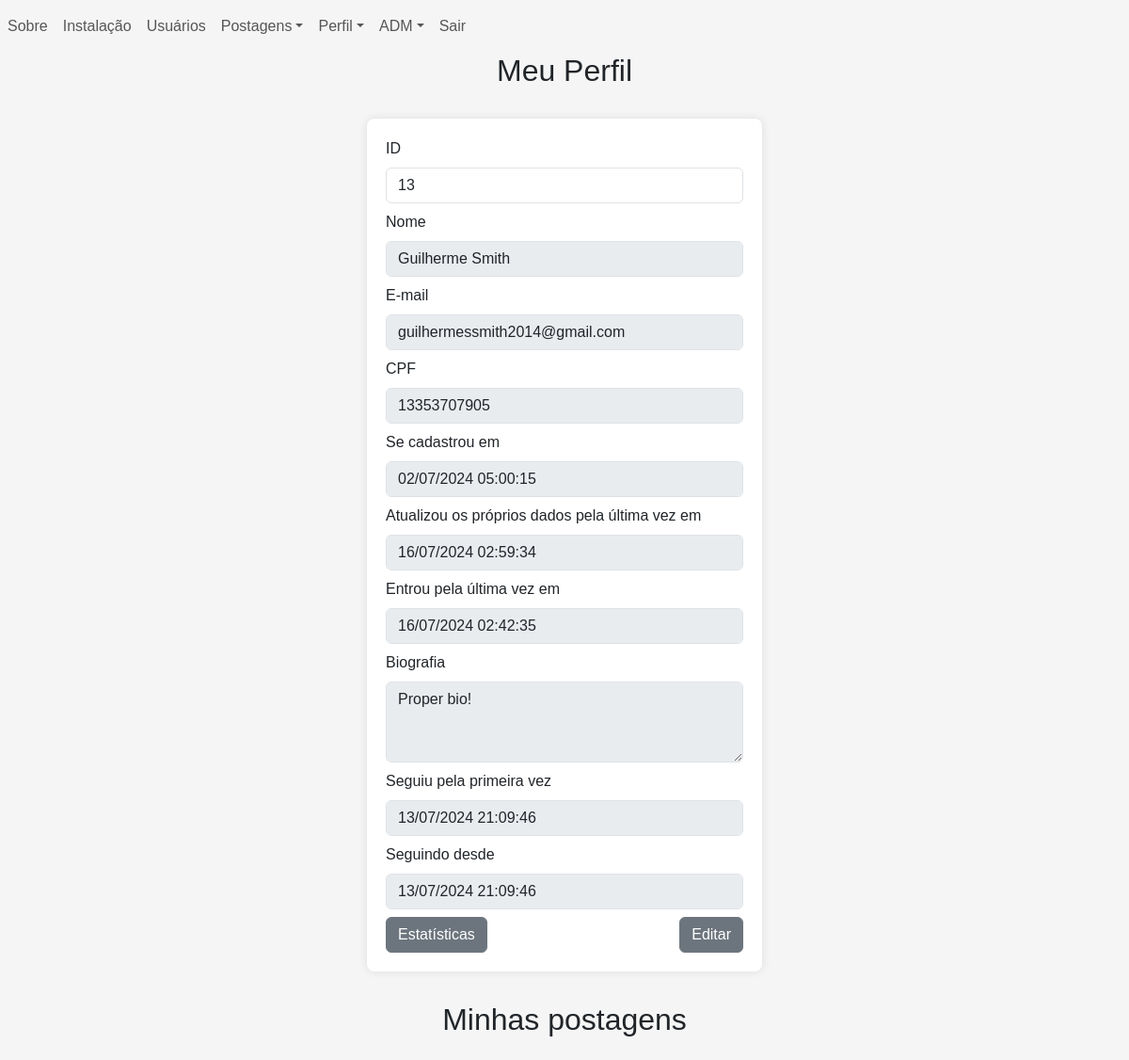
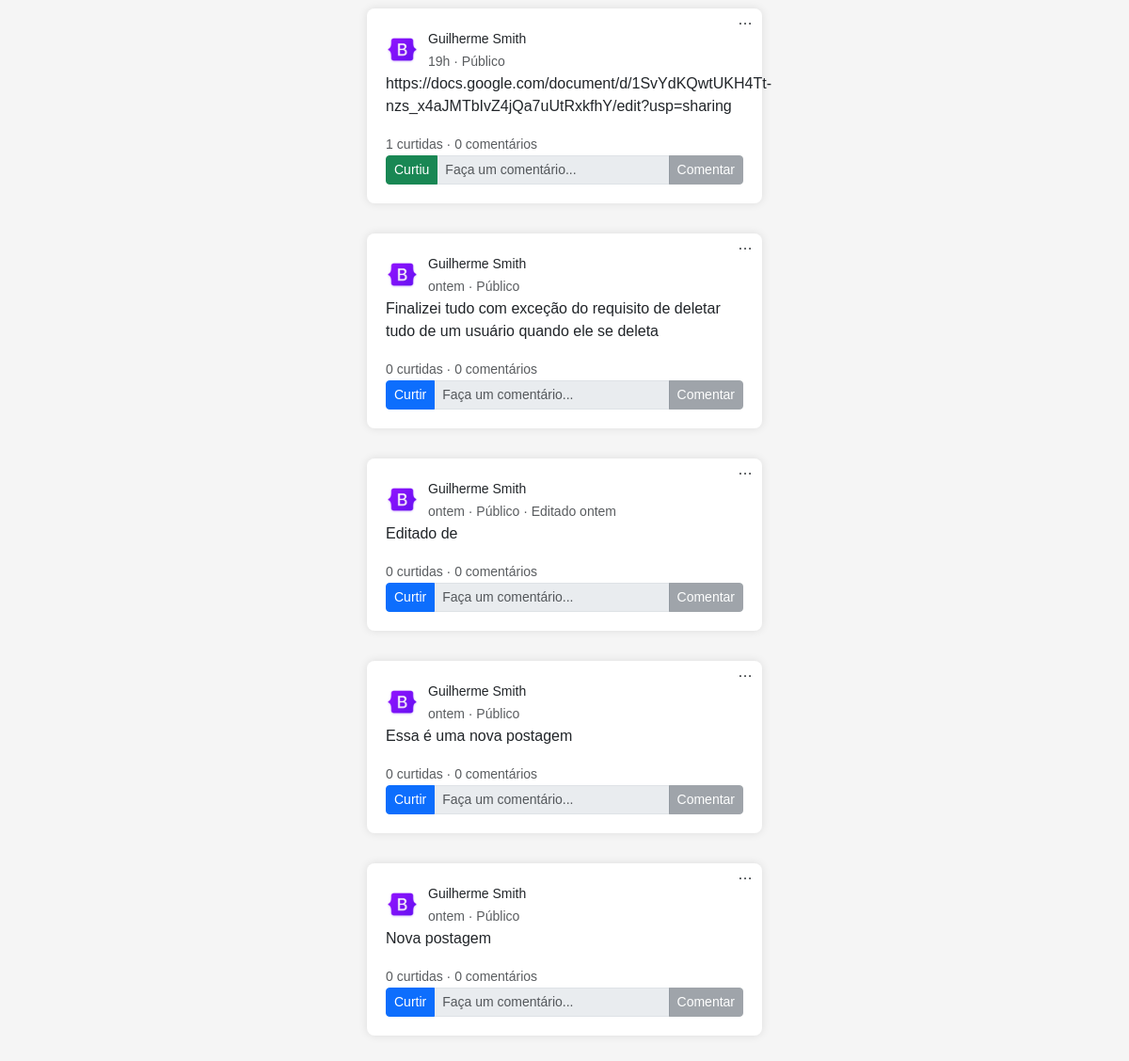
/users/profile.php (signed in), run on an earlier commit of the app's database (2 pictures, top to bottom).
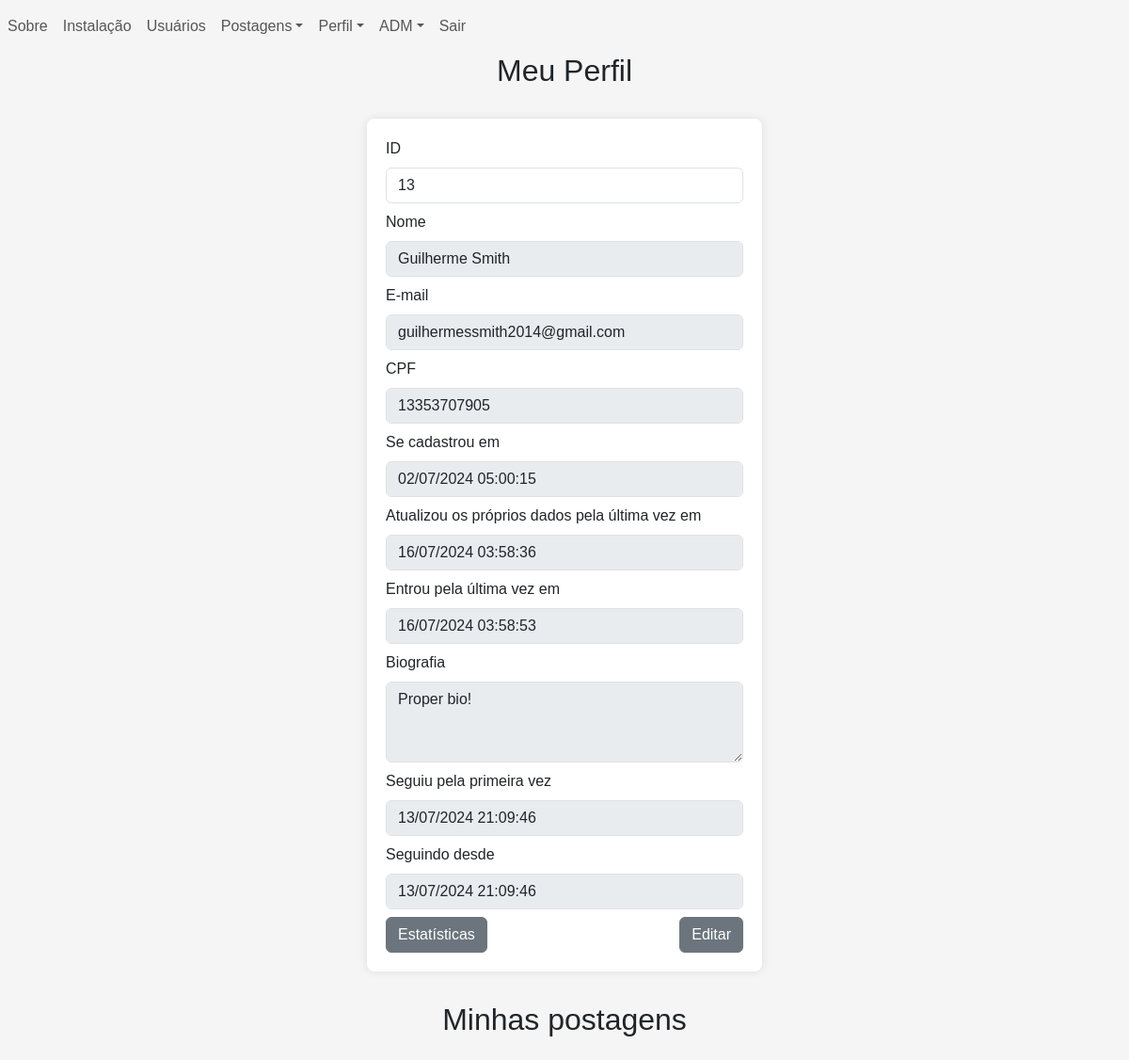
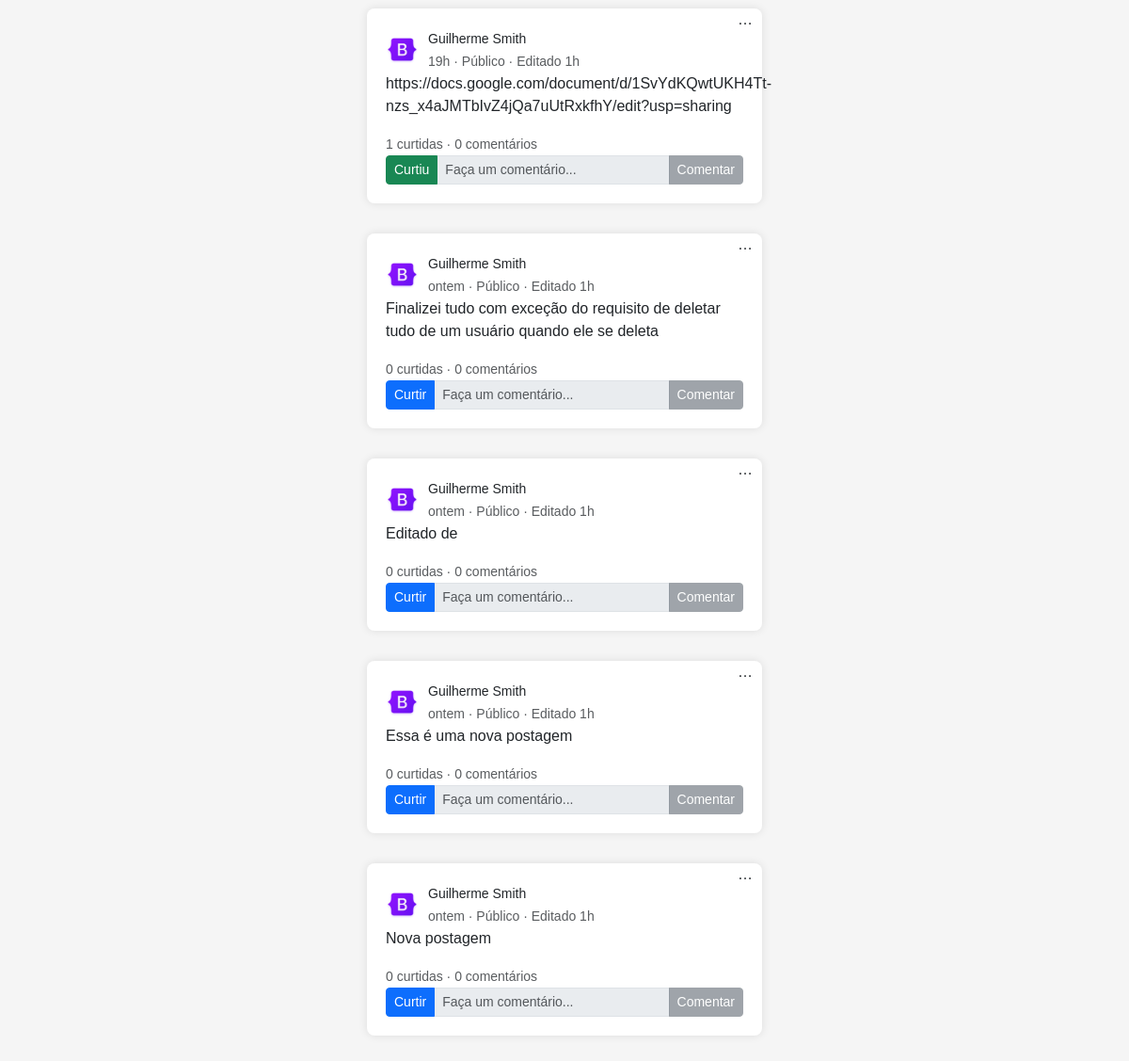
And on a later commit of the database (2 pictures, top to bottom).
### tables this page shows
CREATE TABLE posts (
    id INTEGER PRIMARY KEY AUTOINCREMENT,
    id_user INTEGER NOT NULL,
    text VARCHAR(100) NOT NULL,
    image_src VARCHAR(100),
    created_at TIMESTAMP DEFAULT CURRENT_TIMESTAMP,
    updated_at TIMESTAMP,
    total_comments INTEGER DEFAULT 0,
    total_likes INTEGER DEFAULT 0,
    FOREIGN KEY (id_user) REFERENCES users(id)
);

CREATE TABLE users (
    id INTEGER PRIMARY KEY AUTOINCREMENT,
    username VARCHAR(255) NOT NULL,
    email VARCHAR(255) NOT NULL UNIQUE,
    cpf VARCHAR(11) NOT NULL UNIQUE,
    created_at DATETIME DEFAULT CURRENT_TIMESTAMP,
    updated_at DATETIME
, pass VARCHAR(255) NOT NULL, bio VARCHAR(100), logged_at TIMESTAMP, adm boolean DEFAULT false);

### src/back/config.php (called while the page is built, shortened)
<?php
    function get_posts(array $array = [], $single = false){
        $db = db_conn();
        $se_SQL = "SELECT * FROM post";
        if (!empty($array)) {
            $se_SQL .= " WHERE ";
            $conditions = [];
            foreach ($array as $col => $values) {
                $value_parts = explode(',',$values);
                foreach ($value_parts as $value) {
                    $marks[] = "$col LIKE ?";
                }
                $conditions[] = implode(" OR ",$marks);
            }
            $se_SQL .= implode(" AND ",$conditions);
        }
        $se_query = $db->prepare($se_SQL);
        if (!empty($array)) {
            $i = 1;
            foreach ($array as $col => $value) {
                foreach ($value_parts as $value) {
                    $se_query->bindValue($i,"%".trim(ucfirst($value))."%",SQLITE3_TEXT);
                    $i++;
                }
            }
        }
        $se_result = $se_query->execute();
        $posts = [];
        while ($row = $se_result->fetchArray(SQLITE3_ASSOC)) {
            $row['options'] = [
                ['text' => 'Visualizar','path' => POSTS_LINK.'crud/view_post.php']
            ];
            if (logged()) {
                if ($row['id_user'] == $_SESSION['user']['id']) {
                    $row['options'][] = ['text' => 'Editar','path' => POSTS_LINK.'crud/edit_post.php'];
                    $row['options'][] = ['text' => 'Deletar','path' => POSTS_LINK.'crud/delete_post.php'];
                }
                if ($db->querySingle("SELECT created_at FROM post_likes WHERE id_user = ".$_SESSION['user']['id']." AND id_post = ".$row['id']) == null) {
                    $row['liked'] = false;
                }else{
                    $row['liked'] = true;
                }
            }else{
                $row['liked'] = false;
            }
            $row['posted_at'] = time_ago($row['created_at']);
            $posts[] = $row;
        }
        return $single ? $posts[0] : $posts;
    }
    function time_ago($datetime) {
        $now = new DateTime('now', new DateTimeZone('America/Sao_Paulo'));
        $post_time = new DateTime($datetime, new DateTimeZone('UTC'));
        $post_time->setTimezone(new DateTimeZone('America/Sao_Paulo'));
        $interval = $now->diff($post_time);
        $hours = $interval->h;
        $days = $interval->d;
        $weeks = floor($interval->days / 7);
        $months = $interval->m + ($interval->y * 12);
        $years = $interval->y;
        if ($days > 0) {
            return $days == 1 ? "ontem" : "$days dias";
        }
        if ($hours > 0) {
            return $hours."h";
        }
        return "Agora";
    }
    function format_date($date_string){
        return $date_string != null ? date('d/m/Y H:i:s',strtotime($date_string)) : "";
    }
    function logged(){
        return isset($_SESSION['user']);
    }
    function db_conn(){
        $db = new SQLite3(SRC_URL.'back/database.sqlite',SQLITE3_OPEN_READWRITE);
        return $db;
    }
    function get_users(array $array = [], $single = false){
        $db = db_conn();
        $se_SQL = "SELECT * FROM users";
        if (!empty($array)) {
            $se_SQL .= " WHERE ";
            $conditions = [];
            foreach ($array as $col => $values) {
                if (!empty($values)) {
                    $value_parts = explode(',',$values);
                    foreach ($value_parts as $value) {
                        $marks[] = str_contains($col,"id") ? "$col = ?" : "$col LIKE ?";
                    }
                    $conditions[] = implode(" OR ",$marks);
                }
            }
            $se_SQL .= implode(" AND ",$conditions);
        }
        $se_query = $db->prepare($se_SQL);
        if (!empty($array)) {
            $i = 1;
            foreach ($array as $col => $value) {
                if (!empty($value)) {
                    foreach ($value_parts as $value) {
                        if (str_contains($col,"id")) {
                            $se_query->bindValue($i,trim($value),SQLITE3_INTEGER);
                        }else{
                            $se_query->bindValue($i,"%".trim(ucfirst($value))."%",SQLITE3_TEXT);
                        }
                        $i++;
                    }
                }
            }
        }
        $se_result = $se_query->execute();
        $users = [];
        while ($row = $se_result->fetchArray(SQLITE3_ASSOC)) {
            if (logged()) {
                $users_follow = $db->querySingle("SELECT * FROM users_follow WHERE id_user_follower = ".$_SESSION['user']['id']." AND id_user_followed = ".$row['id'], true);
                if (!empty($users_follow) && $users_follow['active'] == 1) {
                    $row['following'] = true;
                    $row['followed_first_at'] = format_date($users_follow['created_at']);
                    $row['following_since'] = $users_follow['updated_at'] == null ? format_date($users_follow['created_at']) : format_date($users_follow['updated_at']);
                }else{
                    $row['following'] = false;
                    $row['followed_first_at'] = "";
                    $row['following_since'] = "";
                }
            }else{
                $row['following'] = false;
                $row['followed_first_at'] = "";
                $row['following_since'] = "";
            }
            $users[] = $row;
        }
        return $single ? $users[0] : $users;
    }
?>

### users/profile.php (the view, shortened to what the changed rows need)
<?php
    require "../src/back/config.php";
    if (isset($_GET['id']) && is_numeric($_GET['id']) && $_GET['id'] > 0) {
        $id = $_GET['id'];
        $self = logged() && $_SESSION['user']['id'] == $id ? true : false;
    }else{
        $id = $_SESSION['user']['id'];
        $self = true;
    }
    $profile = get_users(['id' => $id],true);
    $cols = ['id_user' => $profile['id']];
    $posts = get_posts($cols);
?>
<!DOCTYPE html>
<html lang="en">
    <head>
        <?php require SRC_URL."front/head.php" ?>
    </head>
    <body>
        <?php require SRC_URL."front/navbar.php" ?>
        <div class = "text-center">
            <h2>
                <?php
                    if ($self) {
                        echo "Meu Perfil";
                    }else{
                        echo "Perfil de ".explode(" ",$profile['username'])[0];
                    }
                ?>
            </h2>
        </div>
        <form class = "container form-container" action="follow_user.php?redirect_url=<?php echo $_SERVER['REQUEST_URI'] ?>" method="POST" autocomplete = 'off'  >
            <?php
                echo set_form_input('ID','id',$profile['id'],['readonly' => true]);
                echo set_form_input('Atualizou os próprios dados pela última vez em','updated_at',format_date($profile['updated_at']),['disabled' => true]);
                echo set_form_input('Entrou pela última vez em','logged_at',format_date($profile['logged_at']),['disabled' => true]);
            ?>
        </form>
        <section>
            <div class = 'text-center' style = "display: <?php echo empty($posts) ? 'none' : 'block' ?>">
                <h2>
                    <?php
                        if ($self) {
                            echo "Minhas postagens";
                        }else{
                            echo "Postagens de ".explode(" ",$profile['username'])[0];
                        }
                    ?>
                </h2>
            </div>
            <?php
                if (!empty($posts)) {
                    foreach ($posts as $post) {
                        echo set_post_form($post);
                    }
                }
            ?>
        </section>
    </body>
</html>

### src/front/navbar.php (shortened to what the changed rows need)
<?php
  function set_post_options_dropdown($postId, $options) {
    if (!empty($options)) {
      $element = "<div class='dropdown post-options'>";
      $element .= "<span class=' dropdown-toggle' id='postOptionsDropdown$postId' data-toggle='dropdown' aria-haspopup='true' aria-expanded='false'>&#x2026;</span>";
      $element .= "<div class='dropdown-menu' aria-labelledby='postOptionsDropdown$postId'>";
      foreach ($options as $option) {
        $element .= "<a class='dropdown-item' href='{$option['path']}?id=$postId'>{$option['text']}</a>";
      }
      $element .= "</div>";
      $element .= "</div>";
    }else{
      $element = "";
    }
    return $element;
  }
  function set_form_input($label,$column,$value,$options = []){
    $input = "<div class = 'form-group'>";
    $input .= "<label for = '$column-input' class = 'form-label'>$label</label>";
    $input .= "<input type = 'text' id = '$column-input' name = '$column' class = 'form-control' value = '$value' ";
    $input .= isset($options['readonly']) ? " readonly " : "";
    $input .= isset($options['disabled']) ? " disabled " : "";
    $input .= isset($options['required']) ? " required " : "";
    $input .= ">";
    $input .= "</div>";
    return $input;
  }
  function set_post_form ($post = []){
    $form = "<form class = 'container form-container' action = 'comment.php' method = 'POST' autocomplete = 'off' id = 'post-".$post['id']."' >";
    $id_input = "<input type = 'hidden' name = 'id' value = '".$post['id']."' >";
    $user_info = "<div class = 'user-info'>";
    $user_info .= "<img src = '".MEDIA_LINK."bootstrap.png' alt = ''>";
    $user_info .= "<div>";
    $user_info .= "<small class = 'text-bold'>".$post['username']."</small>";
    $user_info .= "<br>";
    $user_info .= "<small class = 'text-muted'>".$post['posted_at']." &middot; Público";
    $user_info .= is_null($post['updated_at']) ? "" : " &middot; Editado ".time_ago($post['updated_at']);
    $user_info .= "</small>";
    $user_info .= "</div>";
    $user_info .= "</div>";
    $options = set_post_options_dropdown($post['id'],$post['options']);
    $text = "<div class = 'text-justify'>";
    $text .= "<p>".$post['text']."</p>";
    $text .= "</div>";
    $statistics = "<div>";
    $statistics .= "<small class = 'text-muted' >".$post['total_likes']." curtidas &middot; ".$post['total_comments']." comentários</small>";
    $statistics .= "</div>";
    if ($post['liked']) {
      $like_button_class = "btn btn-success";
      $like_button_text = "Curtiu";
    }else{
      $like_button_class = "btn btn-primary";
      $like_button_text = "Curtir";
    }
    $buttons = "<div class = 'input-group input-group-sm'>";
    $buttons .= "<a class = '$like_button_class' href = '".POSTS_LINK."like_post.php?id_post=".$post['id']."&redirect_url=".$_SERVER['REQUEST_URI']."'>$like_button_text</a>";
    $buttons .= "<input type = 'text' class = 'form-control' placeholder = 'Faça um comentário...' disabled >";
    $buttons .= "<button type = 'submit' class = 'btn btn-secondary' disabled>Comentar</button>";
    $buttons .= "</div>";
    $form .= $id_input;
    $form .= $options;
    $form .= $user_info;
    $form .= $text;
    $form .= $statistics;
    $form .= $buttons;
    $form .= "</form>";
    return $form;
  }
?>

What changed in the data, as far as the page shows it:
changed posts: set_post_form($post) (not shown) → "· Editado 1h"
changed posts (number 2 of 5 on the later page): post (not shown) → "· Editado 1h"
changed posts "Editado de": post "· Editado ontem" → "· Editado 1h"
changed posts "Essa é uma nova postagem": post (not shown) → "· Editado 1h"
changed posts "Nova postagem": post (not shown) → "· Editado 1h"
Also different on the page:
form field updated_at: "16/07/2024 02:59:34" → "16/07/2024 03:58:36"
form field logged_at: "16/07/2024 02:42:35" → "16/07/2024 03:58:53"
